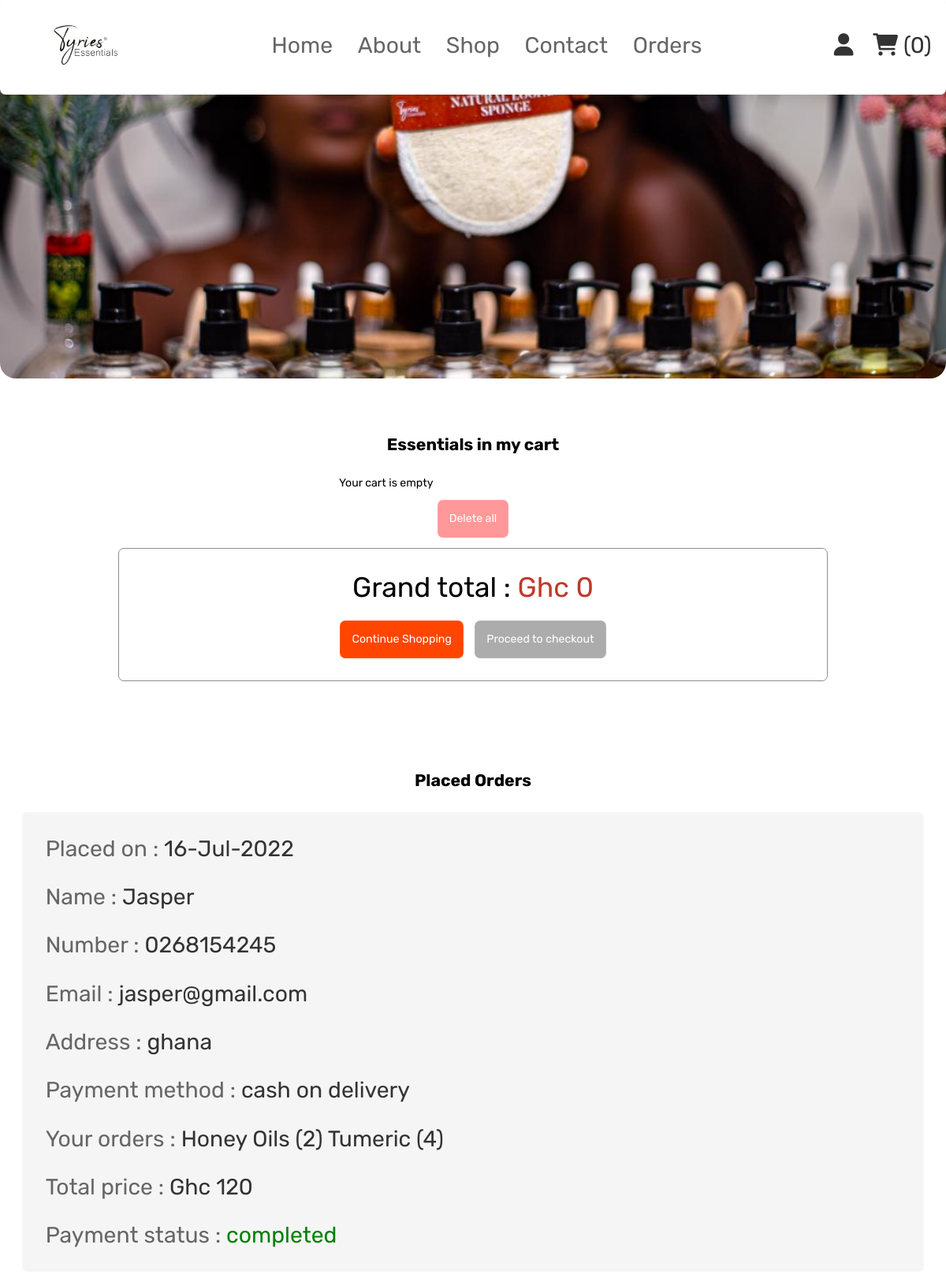
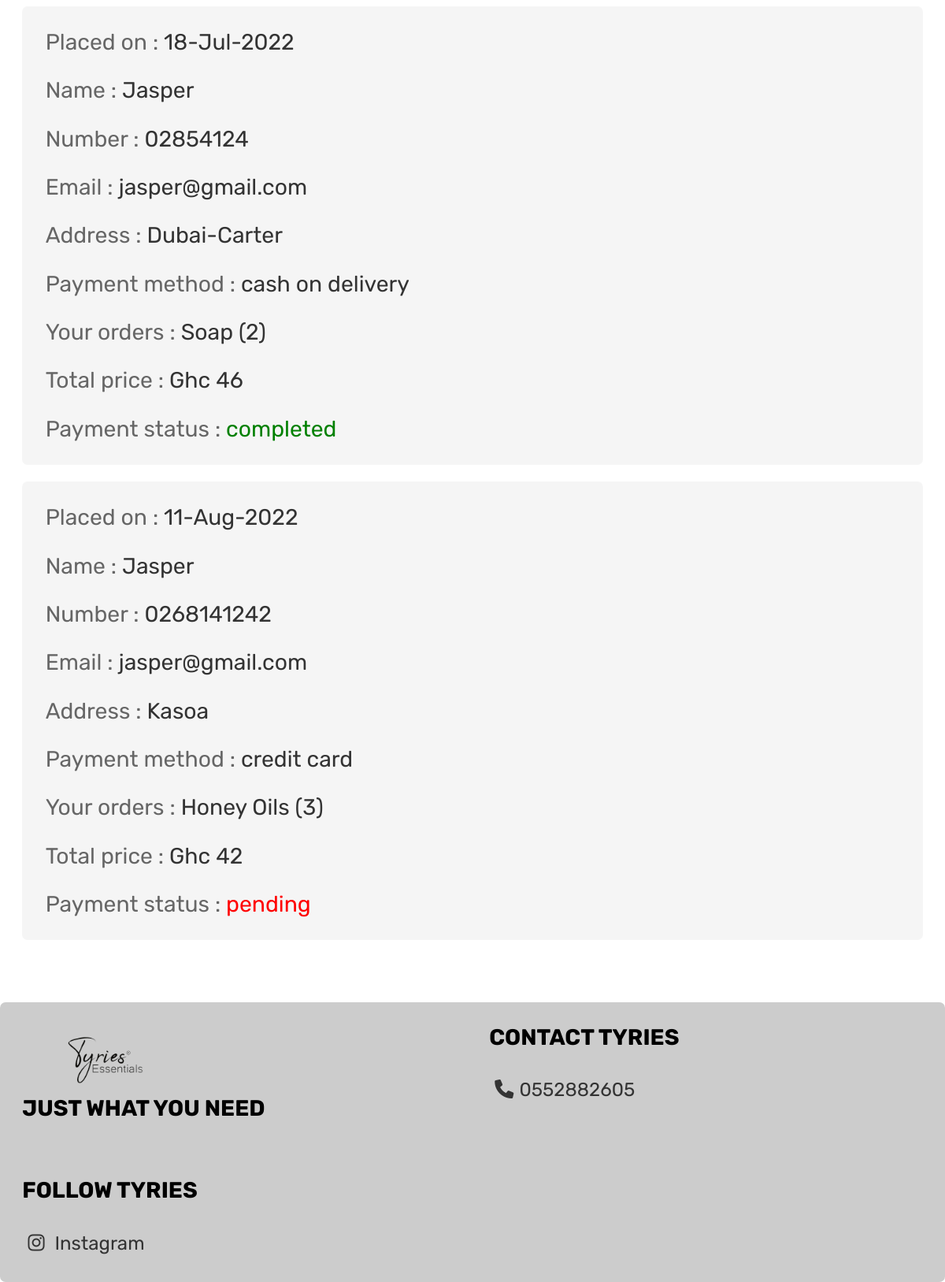
The page /user_cart.php (signed in) on the database its author committed (2 pictures, top to bottom).
### tables this page shows
CREATE TABLE IF NOT EXISTS `ty_orders` (
  `id` int(100) NOT NULL AUTO_INCREMENT,
  `user_id` int(100) NOT NULL,
  `name` varchar(120) NOT NULL,
  `number` varchar(100) NOT NULL,
  `email` varchar(100) NOT NULL,
  `method` varchar(100) NOT NULL,
  `address` varchar(100) NOT NULL,
  `total_products` varchar(100) NOT NULL,
  `total_price` int(11) NOT NULL,
  `placed_on` varchar(100) NOT NULL,
  `payment_status` varchar(100) NOT NULL DEFAULT 'pending',
  PRIMARY KEY (`id`)
);

### user_cart.php (the view, shortened to what this page needs)
<?php
include 'configure.php';
$user_id =   $_SESSION['user_id'];
?>
<!DOCTYPE html>
<html lang="en">
<head>
    <link rel="stylesheet" href="user.css">
    <link rel="stylesheet" href="https:///cdnjs.cloudflare.com/ajax/libs/font-awesome/6.0.0/css/all.min.css">
</head>
<body>
    <div id="store">
    <header class="header">
        <div class="header-2">
          <div class="flex">
           <div class="left"><img src="pics/logo.png" alt=""></div>
                <nav class="navbar">
                    <a href="home.php">Home</a>
                    <a href="user_about.php">About</a>
                    <a href="shop.php">Shop</a>
                    <a href="#footer">Contact</a>
                    <a href="#order">Orders</a>
                </nav>
                <div class="icons">
                    <?php
                        $select_cart_number = mysqli_query($conn, "SELECT * FROM `ty_cart` WHERE cart_user_id = '$user_id'")
                        or die('query failed');
                        $cart_rows_number = mysqli_num_rows($select_cart_number);
                    ?>
                    <div id="user-btn" class="fas fa-user"></div>
                    <a href="user_cart.php"><i class="fas fa-shopping-cart"></i>
                    <span>(<?php echo $cart_rows_number; ?>)</span> </a>
                </div>
            </div>
        </div>
      </header>
    </div>
     <section class="shopping-cart">
       <h1 class="title">Essentials in my cart</h1>
      <div class="box-container">
            <?php
                $grand_total = 0;
                $select_cart = mysqli_query($conn, "SELECT * FROM `ty_cart`
                WHERE cart_user_id = '$user_id' ")
                or die('QUERY FAILED');
                if(mysqli_num_rows($select_cart) > 0){
                    while($fetch_cart = mysqli_fetch_assoc($select_cart)){
            ?>
            <div class="box">
             <a href="user_cart.php/?delete=<?php echo $fetch_cart['id']; ?>" class="fas fa-times"
                onclick="return confirm('delete this from cart?');"></a>
                <img class="image" src="<?php echo $fetch_cart['cart_image']; ?>" alt="">
                <div class="name"> <?php echo $fetch_cart['cart_name']; ?> </div>
                <div class="price">GHc <?php echo $fetch_cart['cart_price']; ?> </div>
             <form action="" method="post">
                <input type="hidden" name="cart_id" value="<?php echo $fetch_cart['id'];?>">
                <p>Quantity</p>
                <input type="number" min="1" name="cart_quantity" value="<?php echo $fetch_cart['cart_quantity'];?>">
                <input type="submit" name="update_cart" value="update" class="update-btn">
             </form>
            <div class="sub-total"><span>sub total: Ghc <?php
            echo $sub_total = ($fetch_cart['cart_quantity'] * $fetch_cart['cart_price']);
            ?> </span></div>
            </div>
            <?php
            $grand_total += $sub_total;
                    }
                }else{
                    echo '<p class="empty"> Your cart is empty</p>';
                }
            ?>
        </div>
            <div style="margin-top: 2rem; text-align:center;">
                <a href="user_cart.php?delete_all"
                class="delete-btn  <?php echo ($grand_total > 1)?'': 'disabled';
                ?>" onclick="return confirm('delete all from cart?');">Delete all</a>
            </div>
            <div class="cart-total">
                <p>Grand total : <span>Ghc <?php echo $grand_total; ?> </span></p>
                <div class="flex">
                    <a href="shop.php" class="option-btn">Continue Shopping</a>
                    <a href="user_checkout.php" class="btn <?php echo ($grand_total > 1)?'': 'disabled';
                    ?>">Proceed to checkout</a>
                </div>
            </div>
     </section>
     <div id="order">
      <section class="placed-orders">
            <h1 class="title">Placed Orders</h1>
            <div class="box-container">
        <?php
        $order_query = mysqli_query($conn, "SELECT * FROM `ty_orders` WHERE user_id = '$user_id'")
        or die('query failed');
        if(mysqli_num_rows($order_query) > 0){
            while($fetch_orders = mysqli_fetch_assoc($order_query)){
        ?>
    <div class="box">
        <p> Placed on : <span> <?php echo $fetch_orders['placed_on'];?> </span> </p>
        <p> Name : <span> <?php echo $fetch_orders['name'];?> </span> </p>
        <p> Number : <span> <?php echo $fetch_orders['number'];?> </span> </p>
        <p> Email : <span> <?php echo $fetch_orders['email'];?> </span> </p>
        <p> Address : <span> <?php echo $fetch_orders['address'];?> </span> </p>
        <p> Payment method : <span> <?php echo $fetch_orders['method'];?> </span> </p>
        <p> Your orders : <span> <?php echo $fetch_orders['total_products'];?> </span> </p>
        <p> Total price : <span>Ghc <?php echo $fetch_orders['total_price'];?> </span> </p>
        <p> Payment status : <span style="color:<?php
        if($fetch_orders['payment_status'] == 'pending'){echo 'red';}else{echo 'green';} ?>">
        <?php echo $fetch_orders['payment_status'];?> </span> </p>
    </div>
    <?php
         }
        } else{
            echo '<p class="empty">no orders placed yet</p>';
        }
    ?>
</div>
</section>
    </div>
     <?php include 'footer.php'?>
</body>
</html>

### user.css (style rules this page uses)
:root { --purple: #8e44ad; --red: #c0392b; --orange: #f39c12; --black: #333; --white: #fff; --light-color: #666; --light-white: #ccc; --light-bg: #f5f5f5; --border: 1px solid rgba(255, 255, 255, 0.1); --box-shadow: 0 .5rem 1rem rgba(0, 0, 0, .1); }
* { font-family: 'Rubik', sans-serif; margin: 0; padding: 0; box-sizing: border-box; outline: none; border: none; text-decoration: none; transition: all .2s linear; }
html { font-size: 88.5%; overflow-x: hidden; }
section { padding: 3rem 2rem; }
a { text-decoration: none; }
#store { background: url(pics/10.jpg) no-repeat; background-size: cover; background-position: center; transition: .6s; height: 60vh; border-radius: 20px; }
.header .left img { width: 100%; max-width: 180px; }
.header .header-2 { background-color: var(--white); box-shadow: var(--box-shadow); border-radius: .5rem; height: 15vh; }
.header .header-2 .flex { padding: 1.3rem; display: flex; align-items: center; justify-content: space-between; max-width: 1200px; margin: 0 auto; position: relative; }
.header .header-2 .flex .navbar a { margin: 0 1rem; font-size: 2rem; color: var(--light-color); }
.header .header-2 .flex .icons > * { font-size: 2rem; color: var(--black); cursor: pointer; margin-left: 1.5rem; }
h1 { padding: 2rem; text-align: center; }
.shopping-cart .box-container { max-width: 1200px; margin: 0 auto; display: grid; grid-template-columns: repeat(auto-fit, 24rem); align-items: center; gap: 1rem; justify-content: center; }
.shopping-cart .delete-btn { border: var(--border); border-radius: .5rem; padding: 1rem; background-color: red; color: #fff; transition: .5s; }
.shopping-cart .cart-total { max-width: 900px; margin: 0 auto; border: 1px solid rgb(146, 139, 139); padding: 2rem; text-align: center; margin-top: 2rem; border-radius: .5rem; }
.shopping-cart .cart-total p { font-size: 2.5rem; color: #000; }
.shopping-cart .cart-total p span { color: var(--red); }
.shopping-cart .cart-total .flex { display: flex; flex-wrap: wrap; column-gap: 1rem; margin-top: 1.5rem; justify-content: center; }
.shopping-cart .cart-total .flex .option-btn { border: var(--border); border-radius: .5rem; padding: 1rem; background-color: orangered; color: #fff; transition: .5s; }
.shopping-cart .cart-total .flex .btn { border: var(--border); border-radius: .5rem; padding: 1rem; background-color: #333; color: #fff; transition: .5s; }
.shopping-cart .disabled { pointer-events: none; opacity: .4; user-select: none; }
.placed-orders .box-container { max-width: 1200px; margin: 0 auto; display: flex; flex-wrap: wrap; align-items: center; gap: 1.5rem; }
.placed-orders .box-container .box { flex: 1 1 40rem; border-radius: .5rem; padding: 2rem; border: var(--border); background-color: var(--light-bg); padding: 1rem 2rem; }
.placed-orders .box-container .box p { padding: 1rem 0; font-size: 2rem; color: var(--light-color); }
.placed-orders .box-container .box p span { color: #333; }

### rows shown on the page
ty_orders: placed_on "16-Jul-2022", name "Jasper", number "0268154245", email "jasper@gmail.com", address "ghana", method "cash on delivery", total_products "Honey Oils (2) Tumeric (4)", total_price "120", payment_status "completed"
ty_orders: placed_on "18-Jul-2022", name "Jasper", number "02854124", email "jasper@gmail.com", address "Dubai-Carter", method "cash on delivery", total_products "Soap (2)", total_price "46", payment_status "completed"
ty_orders: placed_on "11-Aug-2022", name "Jasper", number "0268141242", email "jasper@gmail.com", address "Kasoa", method "credit card", total_products "Honey Oils (3)", total_price "42", payment_status "pending"

### other values the page prints
$cart_rows_number "0"
$grand_total "0"
